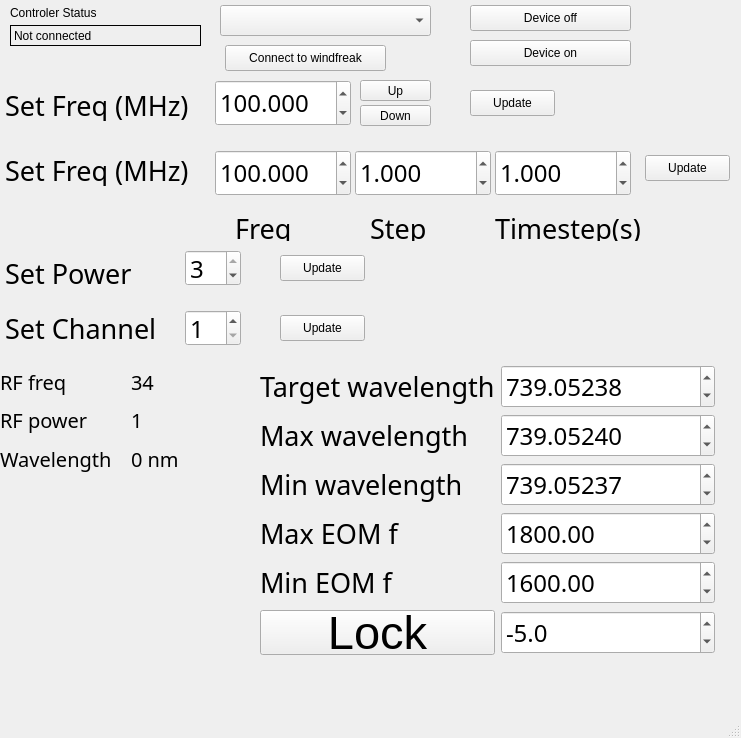
<?xml version="1.0" encoding="UTF-8"?>
<ui version="4.0">
 <class>Windfreak_qt</class>
 <widget class="QMainWindow" name="Windfreak_qt">
  <property name="geometry">
   <rect>
    <x>0</x>
    <y>0</y>
    <width>741</width>
    <height>738</height>
   </rect>
  </property>
  <property name="windowTitle">
   <string>740nm LASER LOCK</string>
  </property>
  <widget class="QWidget" name="centralwidget">
   <widget class="QPushButton" name="ButtonUpdate_freq">
    <property name="geometry">
     <rect>
      <x>470</x>
      <y>90</y>
      <width>85</width>
      <height>26</height>
     </rect>
    </property>
    <property name="text">
     <string>Update</string>
    </property>
   </widget>
   <widget class="QLabel" name="label">
    <property name="geometry">
     <rect>
      <x>5</x>
      <y>90</y>
      <width>196</width>
      <height>31</height>
     </rect>
    </property>
    <property name="font">
     <font>
      <family>Sans Serif</family>
      <pointsize>20</pointsize>
     </font>
    </property>
    <property name="text">
     <string>Set Freq (MHz)</string>
    </property>
   </widget>
   <widget class="QPushButton" name="ButtonConnect">
    <property name="geometry">
     <rect>
      <x>225</x>
      <y>45</y>
      <width>161</width>
      <height>26</height>
     </rect>
    </property>
    <property name="text">
     <string>Connect to windfreak</string>
    </property>
   </widget>
   <widget class="QPushButton" name="ButtonUpdate_off">
    <property name="geometry">
     <rect>
      <x>470</x>
      <y>5</y>
      <width>161</width>
      <height>26</height>
     </rect>
    </property>
    <property name="text">
     <string>Device off</string>
    </property>
   </widget>
   <widget class="QPushButton" name="ButtonUpdate_on">
    <property name="geometry">
     <rect>
      <x>470</x>
      <y>40</y>
      <width>161</width>
      <height>26</height>
     </rect>
    </property>
    <property name="text">
     <string>Device on</string>
    </property>
   </widget>
   <widget class="QLabel" name="label_4">
    <property name="geometry">
     <rect>
      <x>10</x>
      <y>5</y>
      <width>111</width>
      <height>16</height>
     </rect>
    </property>
    <property name="text">
     <string>&lt;html&gt;&lt;head/&gt;&lt;body&gt;&lt;p&gt;Controler Status&lt;/p&gt;&lt;/body&gt;&lt;/html&gt;</string>
    </property>
   </widget>
   <widget class="QComboBox" name="comboSerialBox">
    <property name="geometry">
     <rect>
      <x>220</x>
      <y>5</y>
      <width>211</width>
      <height>31</height>
     </rect>
    </property>
   </widget>
   <widget class="QLabel" name="control_label">
    <property name="geometry">
     <rect>
      <x>10</x>
      <y>25</y>
      <width>191</width>
      <height>21</height>
     </rect>
    </property>
    <property name="frameShape">
     <enum>QFrame::Panel</enum>
    </property>
    <property name="frameShadow">
     <enum>QFrame::Plain</enum>
    </property>
    <property name="text">
     <string>Not connected</string>
    </property>
   </widget>
   <widget class="QLabel" name="label_2">
    <property name="geometry">
     <rect>
      <x>5</x>
      <y>255</y>
      <width>141</width>
      <height>36</height>
     </rect>
    </property>
    <property name="font">
     <font>
      <family>Sans Serif</family>
      <pointsize>20</pointsize>
     </font>
    </property>
    <property name="text">
     <string>Set Power</string>
    </property>
   </widget>
   <widget class="QDoubleSpinBox" name="freq_box">
    <property name="geometry">
     <rect>
      <x>215</x>
      <y>80</y>
      <width>136</width>
      <height>46</height>
     </rect>
    </property>
    <property name="font">
     <font>
      <family>Sans Serif</family>
      <pointsize>18</pointsize>
     </font>
    </property>
    <property name="keyboardTracking">
     <bool>false</bool>
    </property>
    <property name="decimals">
     <number>3</number>
    </property>
    <property name="minimum">
     <double>36.000000000000000</double>
    </property>
    <property name="maximum">
     <double>4400.000000000000000</double>
    </property>
    <property name="singleStep">
     <double>0.500000000000000</double>
    </property>
    <property name="value">
     <double>100.000000000000000</double>
    </property>
   </widget>
   <widget class="QSpinBox" name="power_box">
    <property name="geometry">
     <rect>
      <x>185</x>
      <y>250</y>
      <width>56</width>
      <height>36</height>
     </rect>
    </property>
    <property name="font">
     <font>
      <family>Sans Serif</family>
      <pointsize>18</pointsize>
     </font>
    </property>
    <property name="maximum">
     <number>3</number>
    </property>
    <property name="value">
     <number>3</number>
    </property>
   </widget>
   <widget class="QLabel" name="label_3">
    <property name="geometry">
     <rect>
      <x>5</x>
      <y>310</y>
      <width>166</width>
      <height>36</height>
     </rect>
    </property>
    <property name="font">
     <font>
      <family>Sans Serif</family>
      <pointsize>20</pointsize>
     </font>
    </property>
    <property name="text">
     <string>Set Channel</string>
    </property>
   </widget>
   <widget class="QSpinBox" name="channel_box">
    <property name="geometry">
     <rect>
      <x>185</x>
      <y>310</y>
      <width>56</width>
      <height>36</height>
     </rect>
    </property>
    <property name="font">
     <font>
      <family>Sans Serif</family>
      <pointsize>18</pointsize>
     </font>
    </property>
    <property name="minimum">
     <number>1</number>
    </property>
    <property name="maximum">
     <number>8</number>
    </property>
    <property name="value">
     <number>1</number>
    </property>
   </widget>
   <widget class="QPushButton" name="ButtonUpdate_power">
    <property name="geometry">
     <rect>
      <x>280</x>
      <y>255</y>
      <width>85</width>
      <height>26</height>
     </rect>
    </property>
    <property name="text">
     <string>Update</string>
    </property>
   </widget>
   <widget class="QPushButton" name="ButtonUpdate_channel">
    <property name="geometry">
     <rect>
      <x>280</x>
      <y>315</y>
      <width>85</width>
      <height>26</height>
     </rect>
    </property>
    <property name="text">
     <string>Update</string>
    </property>
   </widget>
   <widget class="QLabel" name="label_5">
    <property name="geometry">
     <rect>
      <x>5</x>
      <y>155</y>
      <width>221</width>
      <height>31</height>
     </rect>
    </property>
    <property name="font">
     <font>
      <family>Sans Serif</family>
      <pointsize>20</pointsize>
     </font>
    </property>
    <property name="text">
     <string>Set Freq (MHz) </string>
    </property>
   </widget>
   <widget class="QDoubleSpinBox" name="freq_box_2">
    <property name="geometry">
     <rect>
      <x>215</x>
      <y>150</y>
      <width>136</width>
      <height>46</height>
     </rect>
    </property>
    <property name="font">
     <font>
      <family>Sans Serif</family>
      <pointsize>18</pointsize>
     </font>
    </property>
    <property name="keyboardTracking">
     <bool>false</bool>
    </property>
    <property name="decimals">
     <number>3</number>
    </property>
    <property name="minimum">
     <double>36.000000000000000</double>
    </property>
    <property name="maximum">
     <double>4400.000000000000000</double>
    </property>
    <property name="singleStep">
     <double>0.500000000000000</double>
    </property>
    <property name="value">
     <double>100.000000000000000</double>
    </property>
   </widget>
   <widget class="QPushButton" name="ButtonUpdate_freq_2">
    <property name="geometry">
     <rect>
      <x>645</x>
      <y>155</y>
      <width>85</width>
      <height>26</height>
     </rect>
    </property>
    <property name="text">
     <string>Update</string>
    </property>
   </widget>
   <widget class="QDoubleSpinBox" name="freq_box_3">
    <property name="geometry">
     <rect>
      <x>355</x>
      <y>150</y>
      <width>136</width>
      <height>46</height>
     </rect>
    </property>
    <property name="font">
     <font>
      <family>Sans Serif</family>
      <pointsize>18</pointsize>
     </font>
    </property>
    <property name="keyboardTracking">
     <bool>false</bool>
    </property>
    <property name="decimals">
     <number>3</number>
    </property>
    <property name="minimum">
     <double>0.500000000000000</double>
    </property>
    <property name="maximum">
     <double>4400.000000000000000</double>
    </property>
    <property name="singleStep">
     <double>0.100000000000000</double>
    </property>
    <property name="value">
     <double>1.000000000000000</double>
    </property>
   </widget>
   <widget class="QLabel" name="label_6">
    <property name="geometry">
     <rect>
      <x>235</x>
      <y>215</y>
      <width>76</width>
      <height>26</height>
     </rect>
    </property>
    <property name="font">
     <font>
      <family>Sans Serif</family>
      <pointsize>20</pointsize>
     </font>
    </property>
    <property name="text">
     <string>Freq</string>
    </property>
   </widget>
   <widget class="QLabel" name="label_7">
    <property name="geometry">
     <rect>
      <x>370</x>
      <y>215</y>
      <width>76</width>
      <height>26</height>
     </rect>
    </property>
    <property name="font">
     <font>
      <family>Sans Serif</family>
      <pointsize>20</pointsize>
     </font>
    </property>
    <property name="text">
     <string>Step</string>
    </property>
   </widget>
   <widget class="QDoubleSpinBox" name="time_box">
    <property name="geometry">
     <rect>
      <x>495</x>
      <y>150</y>
      <width>136</width>
      <height>46</height>
     </rect>
    </property>
    <property name="font">
     <font>
      <family>Sans Serif</family>
      <pointsize>18</pointsize>
     </font>
    </property>
    <property name="keyboardTracking">
     <bool>false</bool>
    </property>
    <property name="decimals">
     <number>3</number>
    </property>
    <property name="minimum">
     <double>0.500000000000000</double>
    </property>
    <property name="maximum">
     <double>4400.000000000000000</double>
    </property>
    <property name="singleStep">
     <double>0.100000000000000</double>
    </property>
    <property name="value">
     <double>1.000000000000000</double>
    </property>
   </widget>
   <widget class="QLabel" name="label_8">
    <property name="geometry">
     <rect>
      <x>495</x>
      <y>215</y>
      <width>176</width>
      <height>26</height>
     </rect>
    </property>
    <property name="font">
     <font>
      <family>Sans Serif</family>
      <pointsize>20</pointsize>
     </font>
    </property>
    <property name="text">
     <string>Timestep(s)</string>
    </property>
   </widget>
   <widget class="QPushButton" name="pushButton_Up">
    <property name="geometry">
     <rect>
      <x>360</x>
      <y>80</y>
      <width>71</width>
      <height>21</height>
     </rect>
    </property>
    <property name="text">
     <string>Up</string>
    </property>
   </widget>
   <widget class="QPushButton" name="pushButton_Down">
    <property name="geometry">
     <rect>
      <x>360</x>
      <y>105</y>
      <width>71</width>
      <height>21</height>
     </rect>
    </property>
    <property name="text">
     <string>Down</string>
    </property>
   </widget>
   <widget class="QWidget" name="gridLayoutWidget">
    <property name="geometry">
     <rect>
      <x>260</x>
      <y>365</y>
      <width>455</width>
      <height>290</height>
     </rect>
    </property>
    <layout class="QGridLayout" name="gridLayout_lock">
     <item row="3" column="0">
      <widget class="QLabel" name="label_12">
       <property name="font">
        <font>
         <family>Sans Serif</family>
         <pointsize>20</pointsize>
        </font>
       </property>
       <property name="text">
        <string>Max EOM f</string>
       </property>
      </widget>
     </item>
     <item row="3" column="1">
      <widget class="QDoubleSpinBox" name="freq_lock_max">
       <property name="font">
        <font>
         <family>Sans Serif</family>
         <pointsize>18</pointsize>
        </font>
       </property>
       <property name="keyboardTracking">
        <bool>false</bool>
       </property>
       <property name="decimals">
        <number>2</number>
       </property>
       <property name="minimum">
        <double>36.000000000000000</double>
       </property>
       <property name="maximum">
        <double>4400.000000000000000</double>
       </property>
       <property name="singleStep">
        <double>0.500000000000000</double>
       </property>
       <property name="value">
        <double>1800.000000000000000</double>
       </property>
      </widget>
     </item>
     <item row="1" column="0">
      <widget class="QLabel" name="label_9">
       <property name="font">
        <font>
         <family>Sans Serif</family>
         <pointsize>20</pointsize>
        </font>
       </property>
       <property name="text">
        <string>Max wavelength</string>
       </property>
      </widget>
     </item>
     <item row="0" column="1">
      <widget class="QDoubleSpinBox" name="freq_lock_box">
       <property name="font">
        <font>
         <family>Sans Serif</family>
         <pointsize>18</pointsize>
        </font>
       </property>
       <property name="keyboardTracking">
        <bool>false</bool>
       </property>
       <property name="decimals">
        <number>5</number>
       </property>
       <property name="minimum">
        <double>36.000000000000000</double>
       </property>
       <property name="maximum">
        <double>4400.000000000000000</double>
       </property>
       <property name="singleStep">
        <double>0.001000000000000</double>
       </property>
       <property name="value">
        <double>739.052379999999971</double>
       </property>
      </widget>
     </item>
     <item row="1" column="1">
      <widget class="QDoubleSpinBox" name="freq_lock_box_max">
       <property name="font">
        <font>
         <family>Sans Serif</family>
         <pointsize>18</pointsize>
        </font>
       </property>
       <property name="keyboardTracking">
        <bool>false</bool>
       </property>
       <property name="decimals">
        <number>5</number>
       </property>
       <property name="minimum">
        <double>36.000000000000000</double>
       </property>
       <property name="maximum">
        <double>4400.000000000000000</double>
       </property>
       <property name="singleStep">
        <double>0.001000000000000</double>
       </property>
       <property name="value">
        <double>739.052400000000034</double>
       </property>
      </widget>
     </item>
     <item row="2" column="0">
      <widget class="QLabel" name="label_10">
       <property name="font">
        <font>
         <family>Sans Serif</family>
         <pointsize>20</pointsize>
        </font>
       </property>
       <property name="text">
        <string>Min wavelength</string>
       </property>
      </widget>
     </item>
     <item row="2" column="1">
      <widget class="QDoubleSpinBox" name="freq_lock_box_min">
       <property name="font">
        <font>
         <family>Sans Serif</family>
         <pointsize>18</pointsize>
        </font>
       </property>
       <property name="keyboardTracking">
        <bool>false</bool>
       </property>
       <property name="decimals">
        <number>5</number>
       </property>
       <property name="minimum">
        <double>36.000000000000000</double>
       </property>
       <property name="maximum">
        <double>4400.000000000000000</double>
       </property>
       <property name="singleStep">
        <double>0.001000000000000</double>
       </property>
       <property name="value">
        <double>739.052369999999996</double>
       </property>
      </widget>
     </item>
     <item row="4" column="0">
      <widget class="QLabel" name="label_13">
       <property name="font">
        <font>
         <family>Sans Serif</family>
         <pointsize>20</pointsize>
        </font>
       </property>
       <property name="text">
        <string>Min EOM f</string>
       </property>
      </widget>
     </item>
     <item row="4" column="1">
      <widget class="QDoubleSpinBox" name="freq_lock_min">
       <property name="font">
        <font>
         <family>Sans Serif</family>
         <pointsize>18</pointsize>
        </font>
       </property>
       <property name="keyboardTracking">
        <bool>false</bool>
       </property>
       <property name="decimals">
        <number>2</number>
       </property>
       <property name="minimum">
        <double>36.000000000000000</double>
       </property>
       <property name="maximum">
        <double>4400.000000000000000</double>
       </property>
       <property name="singleStep">
        <double>0.500000000000000</double>
       </property>
       <property name="value">
        <double>1600.000000000000000</double>
       </property>
      </widget>
     </item>
     <item row="5" column="0">
      <widget class="QPushButton" name="ButtonLock">
       <property name="font">
        <font>
         <pointsize>35</pointsize>
        </font>
       </property>
       <property name="text">
        <string>Lock</string>
       </property>
      </widget>
     </item>
     <item row="0" column="0">
      <widget class="QLabel" name="label_11">
       <property name="font">
        <font>
         <family>Sans Serif</family>
         <pointsize>20</pointsize>
        </font>
       </property>
       <property name="text">
        <string>Target wavelength</string>
       </property>
      </widget>
     </item>
     <item row="5" column="1">
      <widget class="QDoubleSpinBox" name="p_freq_lock">
       <property name="font">
        <font>
         <family>Sans Serif</family>
         <pointsize>18</pointsize>
        </font>
       </property>
       <property name="keyboardTracking">
        <bool>false</bool>
       </property>
       <property name="decimals">
        <number>1</number>
       </property>
       <property name="minimum">
        <double>-100.000000000000000</double>
       </property>
       <property name="maximum">
        <double>100.000000000000000</double>
       </property>
       <property name="singleStep">
        <double>0.500000000000000</double>
       </property>
       <property name="value">
        <double>-5.000000000000000</double>
       </property>
      </widget>
     </item>
    </layout>
   </widget>
   <widget class="QWidget" name="gridLayoutWidget_2">
    <property name="geometry">
     <rect>
      <x>0</x>
      <y>365</y>
      <width>256</width>
      <height>110</height>
     </rect>
    </property>
    <layout class="QGridLayout" name="gridLayout_info">
     <item row="1" column="1">
      <widget class="QLabel" name="label_power">
       <property name="font">
        <font>
         <family>Sans Serif</family>
         <pointsize>15</pointsize>
        </font>
       </property>
       <property name="text">
        <string>1</string>
       </property>
      </widget>
     </item>
     <item row="0" column="0">
      <widget class="QLabel" name="label_optical_freq_4">
       <property name="font">
        <font>
         <family>Sans Serif</family>
         <pointsize>15</pointsize>
        </font>
       </property>
       <property name="text">
        <string>RF freq</string>
       </property>
      </widget>
     </item>
     <item row="0" column="1">
      <widget class="QLabel" name="label_freq">
       <property name="font">
        <font>
         <family>Sans Serif</family>
         <pointsize>15</pointsize>
        </font>
       </property>
       <property name="text">
        <string>34</string>
       </property>
      </widget>
     </item>
     <item row="1" column="0">
      <widget class="QLabel" name="label_optical_freq_5">
       <property name="font">
        <font>
         <family>Sans Serif</family>
         <pointsize>15</pointsize>
        </font>
       </property>
       <property name="text">
        <string>RF power</string>
       </property>
      </widget>
     </item>
     <item row="2" column="0">
      <widget class="QLabel" name="label_optical_freq_3">
       <property name="font">
        <font>
         <family>Sans Serif</family>
         <pointsize>15</pointsize>
        </font>
       </property>
       <property name="text">
        <string>Wavelength</string>
       </property>
      </widget>
     </item>
     <item row="2" column="1">
      <widget class="QLabel" name="label_wavelength">
       <property name="font">
        <font>
         <family>Sans Serif</family>
         <pointsize>15</pointsize>
        </font>
       </property>
       <property name="text">
        <string>0 nm</string>
       </property>
      </widget>
     </item>
    </layout>
   </widget>
   <zorder>ButtonUpdate_off</zorder>
   <zorder>ButtonUpdate_on</zorder>
   <zorder>ButtonUpdate_freq</zorder>
   <zorder>label</zorder>
   <zorder>ButtonConnect</zorder>
   <zorder>label_4</zorder>
   <zorder>comboSerialBox</zorder>
   <zorder>control_label</zorder>
   <zorder>label_2</zorder>
   <zorder>freq_box</zorder>
   <zorder>power_box</zorder>
   <zorder>label_3</zorder>
   <zorder>channel_box</zorder>
   <zorder>ButtonUpdate_power</zorder>
   <zorder>ButtonUpdate_channel</zorder>
   <zorder>label_5</zorder>
   <zorder>freq_box_2</zorder>
   <zorder>ButtonUpdate_freq_2</zorder>
   <zorder>freq_box_3</zorder>
   <zorder>label_6</zorder>
   <zorder>label_7</zorder>
   <zorder>time_box</zorder>
   <zorder>label_8</zorder>
   <zorder>pushButton_Up</zorder>
   <zorder>pushButton_Down</zorder>
   <zorder>gridLayoutWidget</zorder>
   <zorder>gridLayoutWidget_2</zorder>
  </widget>
  <widget class="QMenuBar" name="menubar">
   <property name="geometry">
    <rect>
     <x>0</x>
     <y>0</y>
     <width>741</width>
     <height>25</height>
    </rect>
   </property>
  </widget>
  <widget class="QStatusBar" name="statusbar"/>
 </widget>
 <tabstops>
  <tabstop>comboSerialBox</tabstop>
  <tabstop>ButtonConnect</tabstop>
  <tabstop>ButtonUpdate_off</tabstop>
  <tabstop>ButtonUpdate_on</tabstop>
  <tabstop>freq_box</tabstop>
  <tabstop>pushButton_Up</tabstop>
  <tabstop>pushButton_Down</tabstop>
  <tabstop>ButtonUpdate_freq</tabstop>
  <tabstop>freq_box_2</tabstop>
  <tabstop>freq_box_3</tabstop>
  <tabstop>time_box</tabstop>
  <tabstop>ButtonUpdate_freq_2</tabstop>
  <tabstop>power_box</tabstop>
  <tabstop>ButtonUpdate_power</tabstop>
  <tabstop>channel_box</tabstop>
  <tabstop>ButtonUpdate_channel</tabstop>
  <tabstop>freq_lock_box</tabstop>
  <tabstop>freq_lock_box_max</tabstop>
  <tabstop>freq_lock_box_min</tabstop>
  <tabstop>freq_lock_max</tabstop>
  <tabstop>freq_lock_min</tabstop>
  <tabstop>ButtonLock</tabstop>
 </tabstops>
 <resources/>
 <connections/>
 <designerdata>
  <property name="gridDeltaX">
   <number>5</number>
  </property>
  <property name="gridDeltaY">
   <number>5</number>
  </property>
  <property name="gridSnapX">
   <bool>true</bool>
  </property>
  <property name="gridSnapY">
   <bool>true</bool>
  </property>
  <property name="gridVisible">
   <bool>true</bool>
  </property>
 </designerdata>
</ui>
